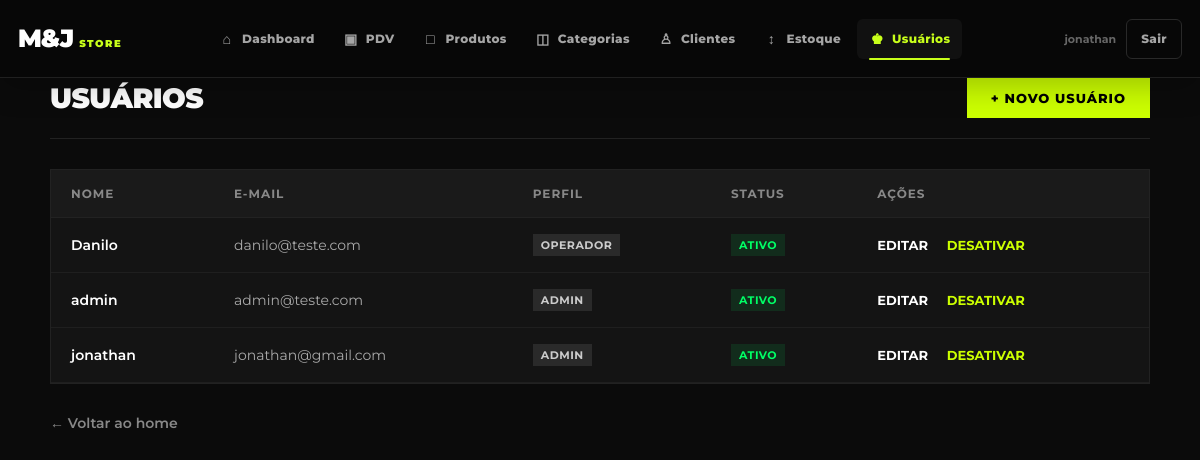
The app's page /usuarios/ (signed in), older data.
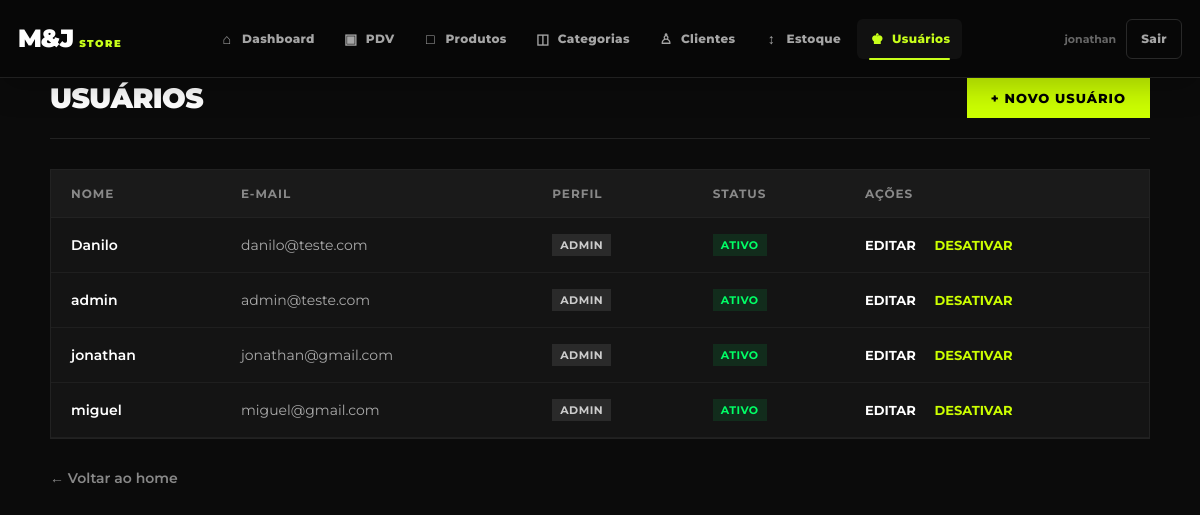
The same page, newer data.
### app/models/usuarios.py (models this page shows)
class Usuario(Base):
    __tablename__ = "usuarios"
    id = Column(Integer, primary_key=True, autoincrement=True)
    nome = Column(String(100), nullable=False)
    email = Column(String(150), unique=True, nullable=False)
    senha_hash = Column(String(255), nullable=False)
    role = Column(String(20), nullable=False, default="operador")
    ativo = Column(Boolean, default=True)
    criando_em = Column(DateTime, server_default=func.now())

### app/controllers/usuario_controller.py (the view)
@router.get("/")
def listar_usuarios(
    request: Request,
    db: Session = Depends(get_db),
    admin = Depends(get_admin)  # bloqueia quem não é admin
):
    usuarios = db.query(Usuario).order_by(Usuario.nome).all()
    return templates.TemplateResponse(
        request=request,
        name="usuarios/index.html",
        context={
            "usuario": admin,     # dados de quem está logado (para navbar)
            "usuarios": usuarios  # lista para exibir na tabela
        }
    )

### app/templates/usuarios/index.html (shortened to what this page needs)
<html lang="pt-br">
<head>
    <link rel="stylesheet" href="/static/css/navbar.css">
</head>
<body>
    {% include "shared/navbar.html" %}
    <div class="container">
        <div class="header-painel">
            <h1>Usuários</h1>
            <a href="/usuarios/novo" class="btn-novo">+ Novo usuário</a>
        </div>
        <div class="table-responsive">
            <table>
                <thead>
                    <tr>
                        <th>Nome</th>
                        <th>E-mail</th>
                        <th>Perfil</th>
                        <th>Status</th>
                        <th>Ações</th>
                    </tr>
                </thead>
                <tbody>
                    {% for u in usuarios %}
                    <tr>
                        <td style="font-weight: 600;">{{ u.nome }}</td>
                        <td style="color: #aaa;">{{ u.email }}</td>
                        <td><span class="badge">{{ u.role }}</span></td>
                        <td>
                            {% if u.ativo %}
                                <span class="badge active">Ativo</span>
                            {% else %}
                                <span class="badge inactive">Inativo</span>
                            {% endif %}
                        </td>
                        <td>
                            <a href="/usuarios/{{ u.id }}/editar" class="btn-editar">Editar</a>
                            <form action="/usuarios/{{ u.id }}/toggle-ativo" method="post" style="display:inline">
                                <button type="submit" class="btn-toggle">
                                    {% if u.ativo %}
                                        Desativar
                                    {% else %}
                                        Ativar
                                    {% endif %}
                                </button>
                            </form>
                        </td>
                    </tr>
                    {% else %}
                    <tr>
                        <td colspan="5" style="text-align: center; color: #888;">Nenhum usuário cadastrado.</td>
                    </tr>
                    {% endfor %}
                    </tbody>
            </table>
        </div>
        <p><a href="/" class="btn-voltar">← Voltar ao home</a></p>
    </div>
</body>
</html>

### app/templates/shared/navbar.html (shortened to what this page needs)
<nav class="app-navbar" aria-label="Navegação principal">
    <div class="app-navbar-inner">
        <a href="/" class="app-navbar-brand" aria-label="M&J Store - Dashboard">
            <span class="app-navbar-brand-main">M&J</span>
            <span class="app-navbar-brand-sub">STORE</span>
        </a>
        <div class="app-navbar-menu" id="app-navbar-menu">
            <div class="app-navbar-links">
                <a href="/" class="app-navbar-link {% if request.url.path == '/' %}active{% endif %}">
                    <span class="app-navbar-icon">⌂</span>
                    Dashboard
                </a>
                <a href="/pdv" class="app-navbar-link {% if request.url.path.startswith('/pdv') %}active{% endif %}">
                    <span class="app-navbar-icon">▣</span>
                    PDV
                </a>
                <a href="/produtos" class="app-navbar-link {% if request.url.path.startswith('/produtos') %}active{% endif %}">
                    <span class="app-navbar-icon">□</span>
                    Produtos
                </a>
                <a href="/categorias" class="app-navbar-link {% if request.url.path.startswith('/categorias') %}active{% endif %}">
                    <span class="app-navbar-icon">◫</span>
                    Categorias
                </a>
                <a href="/clientes" class="app-navbar-link {% if request.url.path.startswith('/clientes') %}active{% endif %}">
                    <span class="app-navbar-icon">♙</span>
                    Clientes
                </a>
                <a href="/movimentacoes" class="app-navbar-link {% if request.url.path.startswith('/movimentacoes') %}active{% endif %}">
                    <span class="app-navbar-icon">↕</span>
                    Estoque
                </a>
                {% if usuario and usuario.get('role') == 'admin' %}
                <a href="/usuarios" class="app-navbar-link {% if request.url.path.startswith('/usuarios') %}active{% endif %}">
                    <span class="app-navbar-icon">♚</span>
                    Usuários
                </a>
                {% endif %}
            </div>
            <div class="app-navbar-actions">
                <span class="app-navbar-user">
                    {% if usuario %}
                        {{ usuario.nome or usuario.get('nome') or usuario.email or usuario.get('email') or 'Usuário' }}
                    {% else %}
                        Sistema
                    {% endif %}
                </span>
                <a href="/auth/logout" class="app-navbar-logout">Sair</a>
            </div>
        </div>
    </div>
</nav>

Row changes from the older to the newer data that the page shows:
changed Usuario "Danilo": role "OPERADOR" → "ADMIN"
added Usuario: nome "miguel", email "miguel@gmail.com", role "ADMIN", ativo "ATIVO"
